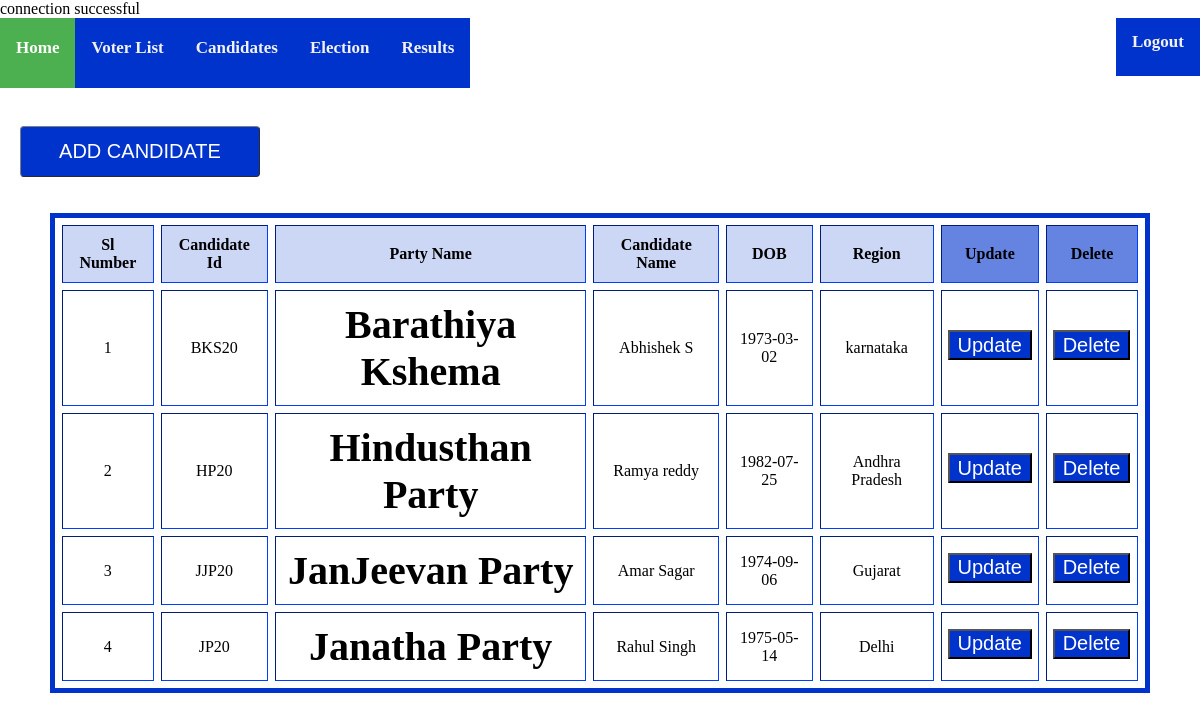
Screenshot of /admincandidates.php (signed in) with the database file from the repository.
### tables this page shows
CREATE TABLE `candidate` (
  `id` int(11) NOT NULL,
  `cand_id` varchar(255) NOT NULL,
  `party_name` varchar(255) NOT NULL,
  `name` varchar(255) NOT NULL,
  `DOB` date NOT NULL,
  `region` varchar(255) NOT NULL
);

### admincandidates.php (the view, shortened to what this page needs)
<?php
include('dbconnection.php');
if(strlen($_SESSION['vlogin'])== 0)
    {
header('location:adminlogin.php');
}
else
{
	$sql="SELECT * FROM candidate";
	$r = mysqli_query($conn,$sql);
?>
<html>
<head>
</head>
<body style="background-color:#FFFFFF;">
<div class="topnav" style="background-color:#0033cc;">
  <a class="active" href="adminhome.php"><b>Home</b></a>
  <a href="voterlist.php"><b>Voter List</b></a>
  <a href="admincandidates.php"><b>Candidates</b></a>
  <a href="election.php"><b>Election</b></a> <t/>
  <a href="aresults.php"><b>Results </b></a>
  <a class="z" href="logout.php"><b>Logout</b></a>
  </div>
  <br/>
  <br>
 <br/>
<br>
<br>
<div >
<a href=addcandidates.php> <button type="button"  class="button">ADD CANDIDATE</button> </a>
</div>
<br><br>
<table  border='4' cellpadding='10' width="1100px" cellspacing="7" align="center" style="border: 5px solid #0033cc;" >
 <tr style="background-color:rgb(0, 51, 204, 0.2);">
 <th>Sl Number</th>
 <th colspan='2'>Candidate Id</th>
 <th colspan='3'>Party Name</th>
 <th colspan='2'>Candidate Name</th>
 <th colspan='3'>DOB</th>
 <th colspan='2'>Region</th>
 <th colspan='2'style="background-color:rgb(0, 51, 204, 0.5);">Update</th>
 <th colspan='3' style="background-color:rgb(0, 51, 204, 0.5);">Delete</th>
 </tr>
 <?php
$cnt=1;
while($cols=mysqli_fetch_assoc($r)){
?>
<td align="center"> <?php echo $cnt ?> </td>
<td colspan='2'  align="center"><?php echo $cols['cand_id'] ?></td>
	<td style="font-weight:bold;font-size:250%;" align="center" colspan='3'><?php echo $cols['party_name']?></td>
	<td colspan='2'  align="center"><?php echo $cols['name'] ?></td>
	<td colspan='3'  align="center"><?php echo $cols['DOB']?></td>
  <td colspan='2'  align="center"><?php echo $cols['region']?></td>
  <td colspan='2' align="center">
  <form action="updatecandidate.php" method="post">
  <input type="submit" name="update" class="u" value="Update"/>
  </form>
  </td>
  <td align="center">
  <form action="deletecandidate.php" method="post">
  <input type="submit" name="delete" class="d" value="Delete"/>
  </form>
  </td>
<?php
	$cnt++;
}
?>
</body>
</html>
<?php } ?>

### rows the page displays
candidate: cand_id "BKS20", party_name "Barathiya Kshema", name "Abhishek S", DOB "1973-03-02", region "karnataka"
candidate: cand_id "HP20", party_name "Hindusthan Party", name "Ramya reddy", DOB "1982-07-25", region "Andhra Pradesh"
candidate: cand_id "JJP20", party_name "JanJeevan Party", name "Amar Sagar", DOB "1974-09-06", region "Gujarat"
candidate: cand_id "JP20", party_name "Janatha Party", name "Rahul Singh", DOB "1975-05-14", region "Delhi"
